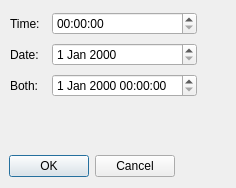
<?xml version="1.0" encoding="UTF-8"?>
<ui version="4.0">
 <class>Dialog</class>
 <widget class="QDialog" name="Dialog">
  <property name="geometry">
   <rect>
    <x>0</x>
    <y>0</y>
    <width>236</width>
    <height>188</height>
   </rect>
  </property>
  <property name="windowTitle">
   <string>Dialog</string>
  </property>
  <widget class="QDialogButtonBox" name="buttonBox">
   <property name="geometry">
    <rect>
     <x>9</x>
     <y>154</y>
     <width>166</width>
     <height>25</height>
    </rect>
   </property>
   <property name="standardButtons">
    <set>QDialogButtonBox::Cancel|QDialogButtonBox::Ok</set>
   </property>
  </widget>
  <widget class="QWidget" name="">
   <property name="geometry">
    <rect>
     <x>10</x>
     <y>10</y>
     <width>187</width>
     <height>92</height>
    </rect>
   </property>
   <layout class="QGridLayout" name="gridLayout">
    <item row="0" column="0">
     <widget class="QLabel" name="label">
      <property name="text">
       <string>Time:</string>
      </property>
     </widget>
    </item>
    <item row="0" column="1">
     <widget class="QTimeEdit" name="timeEdit"/>
    </item>
    <item row="1" column="0">
     <widget class="QLabel" name="label_2">
      <property name="text">
       <string>Date:</string>
      </property>
     </widget>
    </item>
    <item row="1" column="1">
     <widget class="QDateEdit" name="dateEdit"/>
    </item>
    <item row="2" column="0">
     <widget class="QLabel" name="label_3">
      <property name="text">
       <string>Both:</string>
      </property>
     </widget>
    </item>
    <item row="2" column="1">
     <widget class="QDateTimeEdit" name="dateTimeEdit"/>
    </item>
   </layout>
  </widget>
 </widget>
 <resources/>
 <connections/>
</ui>
